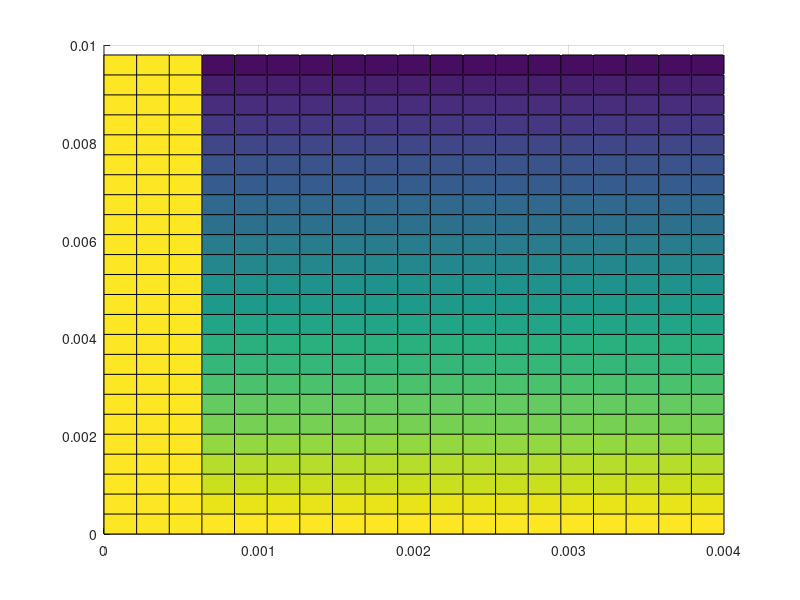

Write the MATLAB code that produced this figure.
function kine_play

num_s = 20;

num_t = 50;

% Duration (s)
t_max = 20e-3;

% Body length (m)
s_max = 4e-3;

prd = 10e-3;

% Body position where bending starts (m)
pos_bend = 0.5e-3;

% Stage 1 duration (s)
stg1_dur = 10e-3;

% Stage 1 min_curvature (rad/m)
stg1_kappa_min = -2000;

% Stage 2 min_curvature (rad/m)
stg2_kappa_max = -1500;

% Stage 2 wavespeed (m/s)
stg2_wavespd = 0.8;

% Arclength (au)
s = linspace(0,s_max,num_s);

% Time (s)
t = linspace(0,t_max,num_t);

% Idicies
i_stg1 = t<=stg1_dur;
i_ant = s<=pos_bend;
i_post = s > pos_bend;

% Stage 1 values of over time   
stg1_kappa = repmat([stg1_kappa_min.*t(i_stg1)./stg1_dur]',1,length(s(i_post)));

% Stage 1 curvature values
kappa = [zeros(length(t(i_stg1)),length(s(i_ant))) stg1_kappa];
    
% Format position and time, compatible with kappa
[S,T] = meshgrid(s,t(i_stg1));


%TODO: Stage 2 kinematics

figure
surf(S,T,kappa)
view(2)
rotate3d